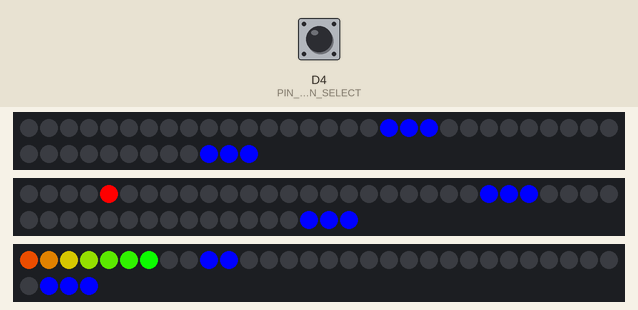
Bench run of a program on a simulated ESP8266 (NodeMCU). Parts: 42 RGB LEDs in strip order, left to right, continuing on the next row, 47 RGB LEDs in strip order, left to right, continuing on the next row, 34 RGB LEDs in strip order, left to right, continuing on the next row. The test bench sets the inputs (shaded band); at power-on: D4 (PIN_BUTTON_SELECT) LOW. WiFi joins after 1.5 s; servers stay silent unless stated; storage starts empty; random numbers use the default seed unless the program sets one; what the program prints to the serial monitor is not drawn.

Above: at 2.7 s.
2.8 s: D4 (PIN_BUTTON_SELECT) pulled HIGH for 0.15 s
At 3.32 s:
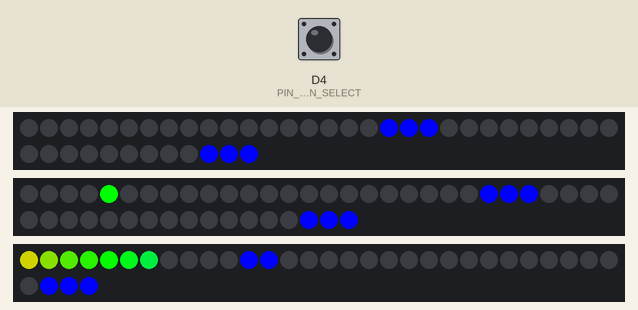
3.5 s: D4 (PIN_BUTTON_SELECT) pulled HIGH for 1 s
At 4.23 s:
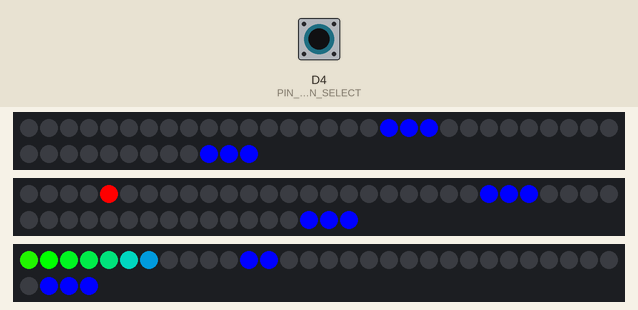
5.1 s: D4 (PIN_BUTTON_SELECT) pulled HIGH for 3.2 s
At 5.75 s:
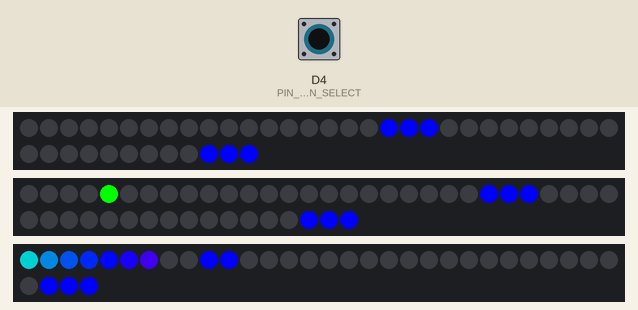
8.9 s: D4 (PIN_BUTTON_SELECT) pulled HIGH for 3.2 s
At 12.11 s:
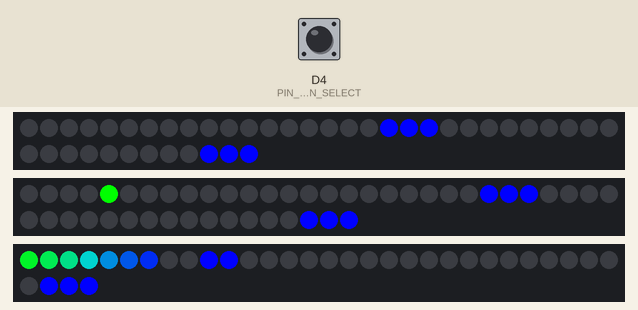
15.7 s: D4 (PIN_BUTTON_SELECT) pulled HIGH for 3.2 s
At 16.04 s:
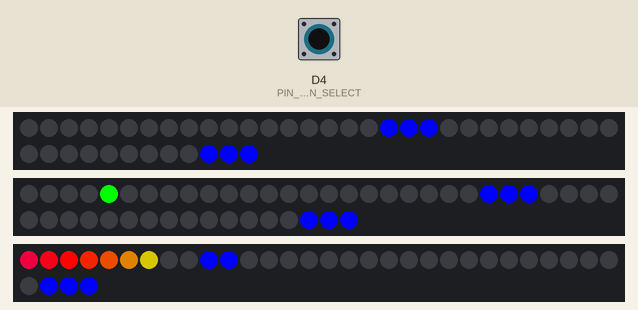
19.5 s: D4 (PIN_BUTTON_SELECT) pulled HIGH for 1 s
At 20.89 s:
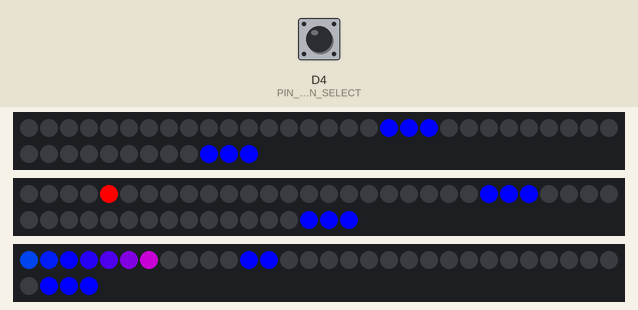

The program:

main.cpp
```cpp
/*
	Spot Clock 2
	Reuben Strangelove
	Summer 2020

	Fetches then displays current gold, silver, and platium prices via
	custom WS2812b 7-segment displays.

	MCU:
		ESP8266 (hw-628 NODEMCU V3)

	Notes:
		WiFi credentials and other parameters stored on SD card.

		NeoPixel strips connect across multiple pins in order to reduce strip length.
		Long strips cause flickering.

	Known Issues:
		NeoPixel are only updated when necessary as constant updates likey causes the
		watchdog timer to trigger.

	Caution:
		Not recommend for new designs.
		Many improvements have been implemented on the updated ESP32 project which provides
		better SD parameter handling, Wi-Fi reconnections and multiple credentials, local time processing,
		market hours logic, RTOS task for blocking methods, error messages, etc.
		https://github.com/reubenstr/QuoteBot
*/

#include <Arduino.h>
#include "msTimer.h" // Local libary.
#include "flasher.h" // Local libary.
#include <SPI.h>
#include <SD.h>
#include "ESP8266WiFi.h"
#include <esp8266httpclient.h>
#include "ArduinoJson.h"
#include <Adafruit_NeoPixel.h> // https://github.com/adafruit/Adafruit_NeoPixel
#include <JC_Button.h>         // https://github.com/JChristensen/JC_Button

#define PIN_STRIP_1 5       // GPIO PIN NUMBER
#define PIN_STRIP_2 4       // GPIO PIN NUMBER
#define PIN_STRIP_3 0       // GPIO PIN NUMBER
#define PIN_BUTTON_SELECT 2 // GPIO PIN NUMBER

const int stripStatusIndicatorIndex = 4;

// Due to hardware limitations of the ESP8266 long WS2812b strips are not possible.
// Therefore segments, indicators, and dots are combined in a awkward combination to prevent flickering.
Adafruit_NeoPixel strip1 = Adafruit_NeoPixel(42, PIN_STRIP_1, NEO_GRB + NEO_KHZ800);
Adafruit_NeoPixel strip2 = Adafruit_NeoPixel(47, PIN_STRIP_2, NEO_GRB + NEO_KHZ800);
Adafruit_NeoPixel strip3 = Adafruit_NeoPixel(34, PIN_STRIP_3, NEO_GRB + NEO_KHZ800);

Button buttonSelect(PIN_BUTTON_SELECT, 25, false, true);

// SD card parameters.
String ssid, password, timeZone;
int brightness, cycleDelay;

const char *wifiFilePath = "/wifi.txt";
const int chipSelect = D8;
const int blankSegment = 10;
const int dashSegment = 11;

struct MetalSpot
{
    float open;
    float close;
    float percentage;
} metalSpot[3];

enum IndicatorStatus
{
    sdCardFailure,
    wifiConnecting,
    wifiConnected,
    wifiDisconnected,
    fetchingData,
    fetchFailed,
    fetchSuccess
} indicatorStatus;

struct TimeDate
{
    int year;
    int month;
    int day;
    int hour;
    int minute;
} curTimeDate;

int selectedMetal; // 0 = Au, 1 = Ag, 2 = Pt

const uint32_t OFF = 0x0000000;
const uint32_t RED = 0x00FF0000;
const uint32_t GREEN = 0x0000FF00;
const uint32_t BLUE = 0x000000FF;
const uint32_t YELLOW = 0x00F0F000;
const uint32_t MAGENTA = 0x00F000F0;

const uint32_t RED_DIM = 0x00300000;
const uint32_t GREEN_DIM = 0x00003000;
const uint32_t BLUE_DIM = 0x00000030;
const uint32_t YELLOW_DIM = 0x002F2F00;
const uint32_t MAGENTA_DIM = 0x002F002F;

// Convert decimal value to segments (hardware does not follow 7-segment display convention).
const int decimalToSegmentValues[12][7] = {{1, 1, 1, 1, 1, 1, 0},  // 0
                                           {0, 0, 0, 1, 1, 0, 0},  // 1
                                           {1, 0, 1, 1, 0, 1, 1},  // 2
                                           {0, 0, 1, 1, 1, 1, 1},  // 3
                                           {0, 1, 0, 1, 1, 0, 1},  // 4
                                           {0, 1, 1, 0, 1, 1, 1},  // 5
                                           {1, 1, 0, 0, 1, 1, 1},  // 6
                                           {0, 0, 1, 1, 1, 0, 0},  // 7
                                           {1, 1, 1, 1, 1, 1, 1},  // 8
                                           {0, 1, 1, 1, 1, 0, 1},  // 9
                                           {0, 0, 0, 0, 0, 0, 0},  // 10 / ALL OFF
                                           {0, 0, 0, 0, 0, 0, 1}}; // 11 / Center dash

// https://www.geeksforgeeks.org/find-day-of-the-week-for-a-given-date/
int dayofweek(int d, int m, int y)
{
    static int t[] = {0, 3, 2, 5, 0, 3,
                      5, 1, 4, 6, 2, 4};
    y -= m < 3;
    return (y + y / 4 - y / 100 +
            y / 400 + t[m - 1] + d) %
           7;
}

// Pack color data into 32 bit unsigned int (copied from Neopixel library).
uint32_t Color(uint8_t r, uint8_t g, uint8_t b)
{
    return (uint32_t)((uint32_t)r << 16) | ((uint32_t)g << 8) | b;
}

// Input a value 0 to 255 to get a color value (of a pseudo-rainbow).
// The colours are a transition r - g - b - back to r.
uint32_t Wheel(byte WheelPos)
{
    WheelPos = 255 - WheelPos;
    if (WheelPos < 85)
    {
        return Color(255 - WheelPos * 3, 0, WheelPos * 3);
    }
    if (WheelPos < 170)
    {
        WheelPos -= 85;
        return Color(0, WheelPos * 3, 255 - WheelPos * 3);
    }
    WheelPos -= 170;
    return Color(WheelPos * 3, 255 - WheelPos * 3, 0);
}

// Dot (5mm WS2812b LED) red and green colors are swapped.
uint32_t SwapRG(uint32_t color)
{
    int r, g, b;

    r = (color & 0x00FF0000) >> 16;
    g = (color & 0x0000FF00) >> 8;
    b = color & 0x000000FF;

    return Color(g, r, b);
}

bool InitSDCard()
{
    int count = 0;

    Serial.println("Attempting to mount SD card...");

    while (!SD.begin(chipSelect))
    {
        if (++count > 5)
        {
            Serial.println("Card Mount Failed.");
            return false;
        }
        delay(250);
    }

    Serial.println("SD card mounted.");
    return true;
}

bool GetParametersFromSDCard()
{
    File file = SD.open(wifiFilePath);

    Serial.println("Attempting to fetch parameters from SD card...");

    if (!file)
    {
        Serial.printf("Failed to open file: %s\n", wifiFilePath);
        file.close();
        return false;
    }
    else
    {
        DynamicJsonDocument doc(2048);
        DeserializationError error = deserializeJson(doc, file.readString());

        if (error)
        {
            Serial.print(F("DeserializeJson() failed: "));
            Serial.println(error.c_str());
            return false;
        }

        ssid = doc["ssid"].as<String>();
        password = doc["password"].as<String>();
        timeZone = doc["time zone"].as<String>();
        brightness = doc["brightness"].as<int>();
        cycleDelay = doc["cycle delay"].as<int>();

        metalSpot[0].percentage = doc["au alert percentage"].as<float>();
        metalSpot[1].percentage = doc["ag alert percentage"].as<float>();
        metalSpot[2].percentage = doc["pt alert percentage"].as<float>();
    }
    file.close();
    return true;
}

void GenerateNumbers(float value, int *numbers, int *dot)
{
    // Split the value into an integer part and a fractional part.
    int iPart = (int)value;
    int fPart = (int)((value - iPart) * 100 + .5);

    int ones = iPart % 10;
    int tens = (iPart / 10) % 10;
    int hundreds = (iPart / 100) % 10;
    int thousands = (iPart / 1000) % 10;
    int tenthousands = (iPart / 10000);

    int fOnes = fPart % 10;
    int fTens = (fPart / 10) % 10;

    if (value == 0)
    {
        numbers[4] = dashSegment;
        numbers[3] = dashSegment;
        numbers[2] = dashSegment;
        numbers[1] = dashSegment;
        numbers[0] = dashSegment;
        *dot = blankSegment;
    }
    else if (iPart == 0)
    {
        numbers[4] = blankSegment;
        numbers[3] = blankSegment;
        numbers[2] = blankSegment;
        numbers[1] = blankSegment;
        numbers[0] = blankSegment;
        *dot = blankSegment;
    }
    else if (iPart < 100)
    {
        numbers[4] = blankSegment;
        numbers[3] = tens;
        numbers[2] = ones;
        numbers[1] = fTens;
        numbers[0] = fOnes;
        *dot = 2;
    }
    else if (iPart < 1000)
    {
        numbers[4] = hundreds;
        numbers[3] = tens;
        numbers[2] = ones;
        numbers[1] = fTens;
        numbers[0] = fOnes;
        *dot = 2;
    }
    else if (iPart < 10000)
    {
        numbers[4] = thousands;
        numbers[3] = hundreds;
        numbers[2] = tens;
        numbers[1] = ones;
        numbers[0] = fTens;
        *dot = 3;
    }
    else if (iPart < 100000)
    {
        numbers[4] = tenthousands;
        numbers[3] = thousands;
        numbers[2] = hundreds;
        numbers[1] = tens;
        numbers[0] = ones;
        *dot = blankSegment;
    }
}

void SetDots(int dot, uint32_t color)
{
    for (int i = 0; i < 4; i++)
    {
        strip2.setPixelColor(i, 0);
    }

    if (dot != blankSegment)
    {
        strip2.setPixelColor(dot, SwapRG(color));
    }
}

void SetSegments(int numbers[5], uint32_t color)
{
    // Brightness fix (since segments share strips of dots and indicators).
    if (color == RED)
    {
        color = Color(brightness, 0, 0);
    }
    else if (color == GREEN)
    {
        color = Color(0, brightness, 0);
    }

    for (int i = 0; i < 21; i++)
    {
        // Segment 1.
        strip1.setPixelColor(i, decimalToSegmentValues[numbers[4]][i / 3] ? color : 0);

        // Segment 2.
        strip1.setPixelColor(i + 21, decimalToSegmentValues[numbers[3]][i / 3] ? color : 0);

        // Segment 3.
        strip2.setPixelColor(i + 5, decimalToSegmentValues[numbers[2]][i / 3] ? color : 0);

        // Segment 4.
        strip2.setPixelColor(i + 5 + 21, decimalToSegmentValues[numbers[1]][i / 3] ? color : 0);

        // Segment 5.
        strip3.setPixelColor(i + 13, decimalToSegmentValues[numbers[0]][i / 3] ? color : 0);
    }
}

void SetIndicators(uint32_t color)
{
    // Set Spot Clock text indicator;
    static msTimer timer(25);
    static byte wheelPos;

    if (timer.elapsed())
    {
        wheelPos++;
    }

    for (int i = 0; i < 7; i++)
    {
        strip3.setPixelColor(i, Wheel(wheelPos + i * 10));
    }

    // Set metal indicators;
    strip3.setPixelColor(7, selectedMetal == 0 ? color : 0);
    strip3.setPixelColor(8, selectedMetal == 0 ? color : 0);
    strip3.setPixelColor(9, selectedMetal == 1 ? color : 0);
    strip3.setPixelColor(10, selectedMetal == 1 ? color : 0);
    strip3.setPixelColor(11, selectedMetal == 2 ? color : 0);
    strip3.setPixelColor(12, selectedMetal == 2 ? color : 0);
}

void UpdateConnectionIndicator()
{
    static uint32_t oldIndicatorValue;

    oldIndicatorValue = strip2.getPixelColor(stripStatusIndicatorIndex);

    if (indicatorStatus == sdCardFailure)
    {
        static msTimer timer(250);
        static bool toggle;
        if (timer.elapsed())
        {
            toggle = !toggle;
        }
        uint32_t color = toggle ? YELLOW : OFF;
        strip2.setPixelColor(stripStatusIndicatorIndex, SwapRG(color));
    }
    else if (indicatorStatus == wifiConnecting)
    {
        static msTimer timer(250);
        static bool toggle;
        if (timer.elapsed())
        {
            toggle = !toggle;
        }
        uint32_t color = toggle ? RED : OFF;
        strip2.setPixelColor(stripStatusIndicatorIndex, SwapRG(color));
    }
    else if (indicatorStatus == wifiConnected)
    {
        strip2.setPixelColor(stripStatusIndicatorIndex, SwapRG(GREEN));
    }
    else if (indicatorStatus == wifiDisconnected)
    {
        strip2.setPixelColor(stripStatusIndicatorIndex, SwapRG(RED));
    }
    else if (indicatorStatus == fetchingData)
    {
        strip2.setPixelColor(stripStatusIndicatorIndex, SwapRG(BLUE));
    }
    else if (indicatorStatus == fetchFailed)
    {
        static msTimer timer(1000);
        static bool toggle;
        if (timer.elapsed())
        {
            toggle = !toggle;
        }
        uint32_t color = toggle ? RED : GREEN;
        strip2.setPixelColor(stripStatusIndicatorIndex, SwapRG(color));
    }
    else if (indicatorStatus == fetchSuccess)
    {
        static msTimer timer(1000);
        static bool toggle;
        if (timer.elapsed())
        {
            toggle = !toggle;
        }
        uint32_t color = toggle ? GREEN : BLUE;
        strip2.setPixelColor(stripStatusIndicatorIndex, SwapRG(color));
    }

    if (oldIndicatorValue != strip2.getPixelColor(stripStatusIndicatorIndex))
    {
        strip2.show();
    }
}

void UpdateStrips()
{
    strip1.show();
    strip2.show();
    strip3.show();
}

void sdFailure()
{
    // Halt system.
    while (1)
    {
        indicatorStatus = sdCardFailure;
        UpdateConnectionIndicator();
        yield();
    }
}

bool UpdateTime()
{
    String payload;
    String host = "http://worldclockapi.com/api/json/" + timeZone + "/now";

    Serial.print("Connecting to ");
    Serial.println(host);

    HTTPClient http;
    http.begin(host);
    int httpCode = http.GET();

    if (httpCode > 0)
    {
        Serial.print("HTTP code: ");
        Serial.println(httpCode);
        Serial.println("[RESPONSE]");
        payload = http.getString();
        Serial.println(payload);
        http.end();
    }
    else
    {
        Serial.print("Connection failed, HTTP client code: ");
        Serial.println(httpCode);
        http.end();
        return false;
    }

    DynamicJsonDocument doc(2048);
    DeserializationError error = deserializeJson(doc, payload);

    if (error)
    {
        Serial.print(F("DeserializeJson() failed: "));
        Serial.println(error.c_str());
        return false;
    }

    String dateTime = doc["currentDateTime"];

    //Expected time string: "2020-08-07T10:08-04:00"
    curTimeDate.hour = dateTime.substring(11, 13).toInt();
    curTimeDate.minute = dateTime.substring(14, 16).toInt();

    curTimeDate.year = dateTime.substring(0, 4).toInt();
    curTimeDate.month = dateTime.substring(5, 7).toInt();
    curTimeDate.day = dateTime.substring(8, 10).toInt();

    Serial.printf("Current date: %u:%u:%u\n", curTimeDate.year, curTimeDate.month, curTimeDate.day);
    Serial.printf("Current time: %u:%u\n", curTimeDate.hour, curTimeDate.minute);

    return true;
}

bool FetchDataFromInternet(float *price, String expression, String instrument)
{
    const String metals[] = {"XAU", "XAG", "XPT"};

    String payload;
    String host = "https://www.goldapi.io/api/" + instrument + "/USD";

    Serial.print("Connecting to ");
    Serial.println(host);

    HTTPClient http;
    http.begin(host);
    http.addHeader("x-access-token", "goldapi-dbg9uykdhnka38-io");
    int httpCode = http.GET();

    if (httpCode > 0)
    {
        Serial.print("HTTP code: ");
        Serial.println(httpCode);
        Serial.println("[RESPONSE]");
        payload = http.getString();
        Serial.println(payload);
        http.end();
    }
    else
    {
        Serial.print("Connection failed, HTTP client code: ");
        Serial.println(httpCode);
        http.end();
        return false;
    }

    DynamicJsonDocument doc(2048);
    DeserializationError error = deserializeJson(doc, payload);

    if (error)
    {
        Serial.print(F("DeserializeJson() failed: "));
        Serial.println(error.c_str());
        return false;
    }

    *price = doc["results"][instrument]["data"][0][1];

    return true;
}

bool GetUpdatedSpot()
{
    const String metals[] = {"XAU_USD", "XAG_USD", "XPT_USD"};

    static int metalIndex = 0;
    if (++metalIndex > 2)
    {
        metalIndex = 0;
    }

    float price;

    // uint32_t free = system_get_free_heap_size();
    // Serial.print("\nFree RAM: ");
    // Serial.println(free);

    if (!FetchDataFromInternet(&price, "open", metals[metalIndex]))
    {
        return false;
    }

    metalSpot[metalIndex].open = price;

    if (!FetchDataFromInternet(&price, "close", metals[metalIndex]))
    {
        return false;
    }

    metalSpot[metalIndex].close = price;

    Serial.print(metals[metalIndex] + " | ");
    Serial.print(("Open : " + (String)metalSpot[metalIndex].open) + ", ");
    Serial.println(("Close : " + (String)metalSpot[metalIndex].close));

    return true;
}

void IncrementMetalSelection()
{
    if (++selectedMetal > 2)
    {
        selectedMetal = 0;
    }
}

void UpdateDisplay()
{
    int numbers[5];
    int dot;
    uint32_t color = BLUE;

    int dayOfTheWeek = dayofweek(curTimeDate.day, curTimeDate.month, curTimeDate.year);

    if (dayOfTheWeek == 0 || dayOfTheWeek == 6) // Sunday or Saturday
    {
        color = MAGENTA;
    }
    else
    {
        if (metalSpot[selectedMetal].close + (metalSpot[selectedMetal].close * metalSpot[selectedMetal].percentage) > metalSpot[selectedMetal].open)
        {
            color = GREEN;
        }

        if (metalSpot[selectedMetal].close - (metalSpot[selectedMetal].close * metalSpot[selectedMetal].percentage) < metalSpot[selectedMetal].open)
        {
            color = RED;
        }
    }

    // Dots need dimmed due to physical  characteristics of physical LED housings.
    uint32_t dotColor = color == RED ? RED_DIM : color == GREEN ? GREEN_DIM
                                             : color == MAGENTA ? MAGENTA_DIM
                                                                : OFF;

    GenerateNumbers(metalSpot[selectedMetal].close, numbers, &dot);
    SetSegments(numbers, color);
    SetDots(dot, dotColor);
    SetIndicators(BLUE);
    UpdateStrips();
}

void setup()
{
    Serial.begin(74880); // BAUD is default ESP8266 debug BAUD.

    Serial.println("Spot Clock 2 starting up...");

    strip1.begin();
    strip2.begin();
    strip3.begin();
    UpdateStrips();

    buttonSelect.begin();

    if (!InitSDCard())
    {
        sdFailure();
    }

    GetParametersFromSDCard();

    /*
   // Development parameters when bypassing SD card.
    ssid = "RedSky";
    password = "happyredcat";
    timeZone = "EST";
    brightness = 100;
    cycleDelay = 3000;
    */

    Serial.print("SSID: ");
    Serial.println(ssid);
    Serial.print("Password: ");
    Serial.println(password);
    Serial.print("Time zone: ");
    Serial.println(timeZone);
    Serial.printf("Brightness: %u\n", brightness);
    Serial.printf("CycleDelay: %u\n", cycleDelay);

    Serial.print("Connecting to WiFi...");
    WiFi.begin(ssid, password);

    msTimer timer(250);
    while (WiFi.status() != WL_CONNECTED)
    {
        indicatorStatus = wifiConnecting;
        UpdateConnectionIndicator();
        Serial.print(".");
        delay(250);
    }

    Serial.println();
    Serial.println("Connected.");
    Serial.print("IP address: ");
    Serial.println(WiFi.localIP());
    Serial.println(WiFi.localIP());
}

void loop()
{
    // Check for WiFi status change.
    static wl_status_t previousWifiStatus = WL_NO_SHIELD;
    if (previousWifiStatus != WiFi.status())
    {
        previousWifiStatus = WiFi.status();
        if (WiFi.status() == WL_CONNECTED)
        {
            indicatorStatus = wifiConnected;
        }
        else if (WiFi.status() != WL_CONNECTED)
        {
            indicatorStatus = wifiDisconnected;
        }
    }

    // Update spot values on timer.
    static msTimer timerFetch(0);
    if (timerFetch.elapsed())
    {
        if (WiFi.status() == WL_CONNECTED)
        {
            timerFetch.setDelay(60000);

            indicatorStatus = fetchingData;
            UpdateConnectionIndicator();

            bool success = false;
            success = UpdateTime();
            success = success | GetUpdatedSpot();
            indicatorStatus = success ? wifiConnected : fetchFailed;

            UpdateDisplay();
        }
    }

    // Automatically change metal selection on elasped timer.
    static msTimer timerMetalSelection(cycleDelay);
    static bool holdFlag = false;
    if (timerMetalSelection.elapsed())
    {
        if (!holdFlag)
        {
            IncrementMetalSelection();
            UpdateDisplay();
        }
    }

    // Change metal selection on pressed select button.
    buttonSelect.read();
    if (buttonSelect.wasPressed())
    {
        timerMetalSelection.resetDelay();
        IncrementMetalSelection();
        UpdateDisplay();
    }
    if (buttonSelect.pressedFor(1000))
    {
        // TODO: indicate to the user that a hold is placed/removed.
        holdFlag = !holdFlag;
    }

    // Update status indicator.
    UpdateConnectionIndicator();
}
```

Source omitted: flasher.h (4486 bytes), msTimer.h (1179 bytes)
